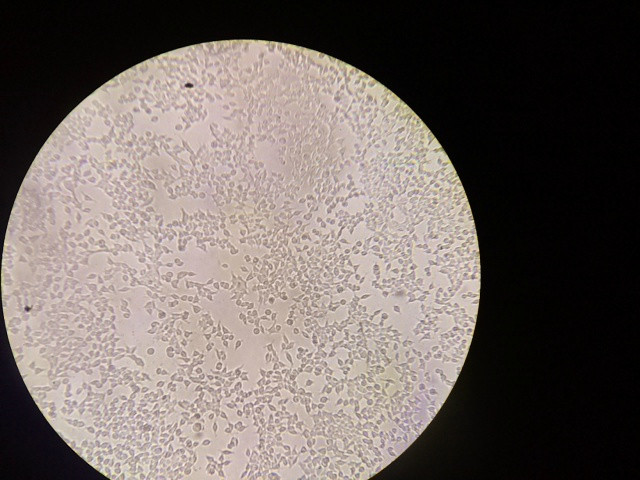
#> input picture images/cell3.jpeg, 640 x 480 px
$ python cells_growth_tracking.py
#> lines starting #> are read from the running program, lines starting #| are printed output that depends on the picture; after the words box and inside, x2 and y2 are one past the last pixel; in counts of white or black regions, pixels touching at a corner belong together
#> in main, image is the input picture: shape (480, 640, 3); mean B, G, R 98.6, 102.9, 112.4
#Program to track human body cells growth in a petry dish
#input: image of cells in a petri dish
#output: image of cells identified with contours drawn around and area of contours
import cv2
import numpy as np
import argparse

def get_contour_areas(contours):
    # returns the areas of all contours as list
    all_areas = []
    for cnt in contours:
        area = cv2.contourArea(cnt)
        all_areas.append(area)
    return all_areas

def display_image(caption, image):
    cv2.imshow(caption, image)
    cv2.waitKey(0)
    cv2.destroyAllWindows()

def find_cells_area(image):
    # Create a copy of our original image
    orginal_image = image.copy()
    # Grayscale image
    gray = cv2.cvtColor(image,cv2.COLOR_BGR2GRAY)
    # Find Canny edges
    edged = cv2.Canny(gray, 50, 60)
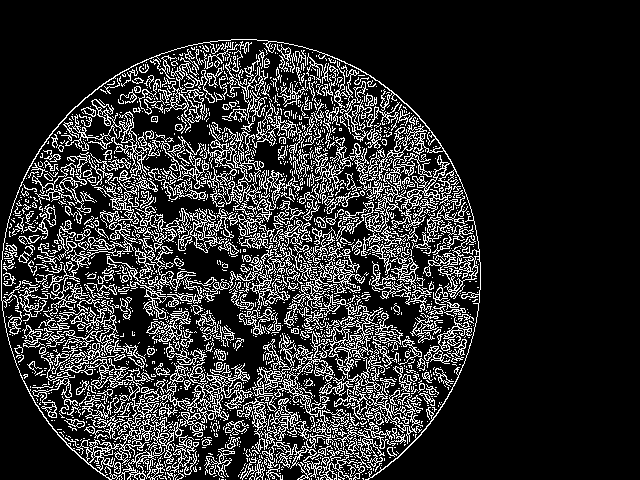
#> edged: shape (480, 640); 17.4% white in thin lines or dots, all inside (x1, y1, x2, y2) = (1, 39, 481, 480)
    kernel = np.ones((1,1), np.uint8)
    edged = cv2.erode(edged, kernel, iterations = 1)
    kernel_sharpening = np.array([[-1,-1,-1],
                                  [-1,9,-1],
                                  [-1,-1,-1]])
    # applying different kernels to the input image
    edged = cv2.filter2D(edged, -1, kernel_sharpening)
    # Find contours and print how many were found
    contours, hierarchy = cv2.findContours(edged.copy(), cv2.RETR_LIST, cv2.CHAIN_APPROX_NONE)
#> contours = 3783 contours, 3217 with area under 20; largest, box (x1, y1, x2, y2) and area: (1, 39, 481, 480) 7840, (255, 307, 423, 480) 3398, (207, 124, 261, 217) 1294, (65, 99, 149, 181) 1252, (99, 426, 162, 480) 1023
    print ("Number of contours found = ", len(contours))
#| Number of contours found =  3783
    # Sort contours large to small
    sorted_contours = sorted(contours, key=cv2.contourArea, reverse=True)
#> sorted_contours has the same summary as contours
    area=sum(get_contour_areas(sorted_contours))
#> the loop in get_contour_areas, `for cnt in contours:` made 3783 passes
#> area on passes 1 to 3: 7840, 3398.5, 1294
#> after the loop in get_contour_areas, `for cnt in contours:`: all_areas = 3783 values, max 7840 at index 0, min 0 at index 2148, mean 15.25
#> area = 57700.5
    print(area)
#| 57700.5
    display_image('original', orginal_image)
    # Iterate over our contours and draw one at a time
    for c in sorted_contours:
        cv2.drawContours(image, [c], -1, (255,0,0), 1)
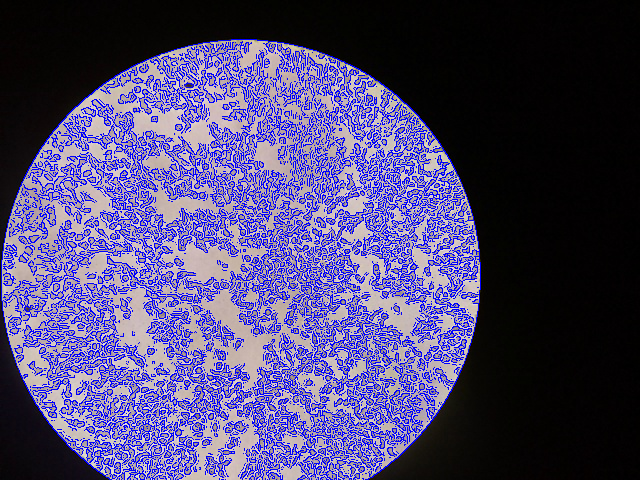
#> image: shape (480, 640, 3); 17.42% of pixels changed, all inside (x1, y1, x2, y2) = (1, 39, 481, 480)
    text = "Area: " + str(area)+" Pixel"
#> text = 'Area: 57700.5 Pixel'
    cv2.putText(image, text, (250, 30), cv2.FONT_HERSHEY_SIMPLEX,1 , (0, 100, 255), 2)
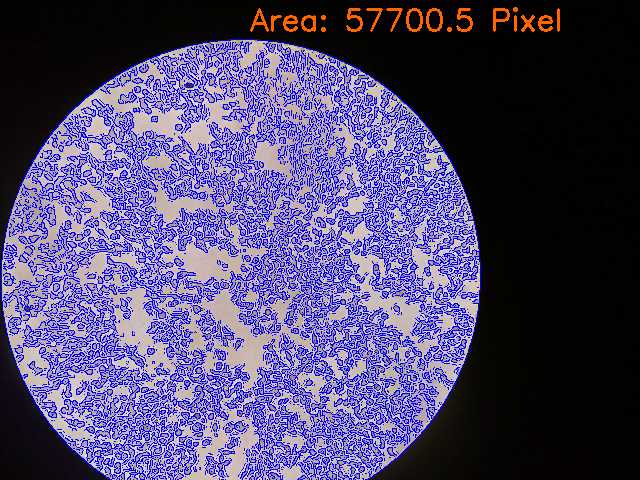
#> image: shape (480, 640, 3); 0.66% of pixels changed, all inside (x1, y1, x2, y2) = (250, 7, 560, 32)
    display_image('Contours by area', image)
    # Save the ouput image
    cv2.imwrite('./images/cell3_output.jpeg',image)
    return(area)

def main():
    ## Load images from the file location
    parser = argparse.ArgumentParser(add_help=False)
    parser.add_argument("--image", default='./images/cell3.jpeg', help="path for the cell image ")
    args = parser.parse_args()
    # Load our image
    image = cv2.imread(args.image)
    display_image('0 - Original Image', image)
    area=find_cells_area(image)
#> area = 57700.5
    return(area)

if __name__ == "__main__":
    main()
